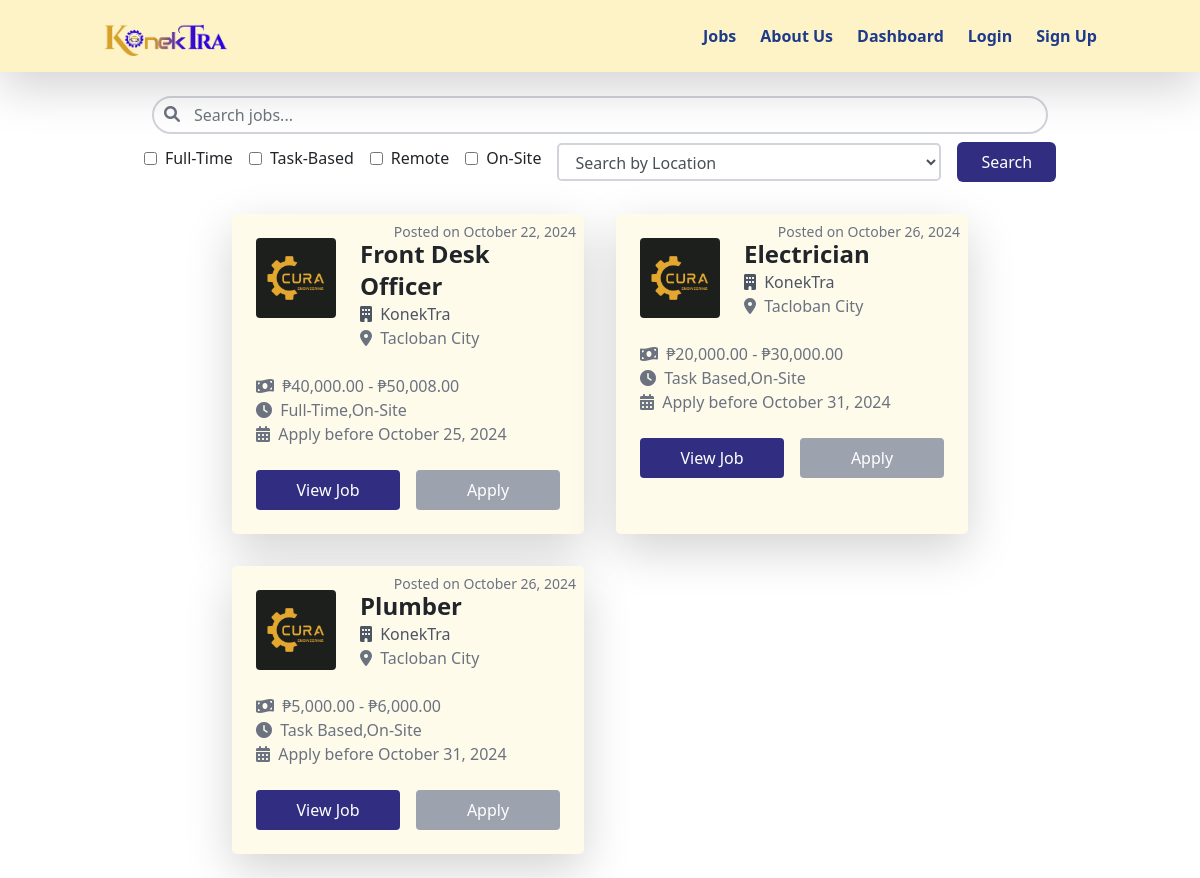
/copy/jobs.php, run on the app's committed database.
### tables this page shows
CREATE TABLE `jobs` (
  `id_jobs` int(11) NOT NULL,
  `id_employer` int(11) NOT NULL,
  `job_title` varchar(255) NOT NULL,
  `location` varchar(255) NOT NULL,
  `description` text NOT NULL,
  `min_salary` decimal(10,2) DEFAULT NULL,
  `max_salary` decimal(10,2) DEFAULT NULL,
  `job_type` set('Task Based','Full-Time','On-Site','Remote') NOT NULL,
  `deadline` date NOT NULL,
  `created_at` timestamp NOT NULL DEFAULT current_timestamp(),
  `status` enum('Open','Closed','Filled') DEFAULT 'Open'
);

CREATE TABLE `employers` (
  `id_employer` int(11) NOT NULL,
  `id_user` int(11) NOT NULL,
  `firstname` varchar(255) NOT NULL,
  `middlename` varchar(255) DEFAULT NULL,
  `lastname` varchar(255) NOT NULL,
  `gender` varchar(10) NOT NULL,
  `dob` date NOT NULL,
  `age` int(11) DEFAULT NULL,
  `street` varchar(255) NOT NULL,
  `id_city` int(11) DEFAULT NULL,
  `id_province` int(11) DEFAULT NULL,
  `contactno` varchar(15) NOT NULL,
  `email` varchar(255) NOT NULL,
  `company_name` varchar(255) DEFAULT NULL,
  `registration_no` varchar(255) DEFAULT NULL,
  `aboutme` text DEFAULT NULL
);

CREATE TABLE `cities` (
  `id_city` int(11) NOT NULL,
  `city_name` varchar(255) NOT NULL,
  `id_province` int(11) NOT NULL
);

### copy/jobs.php (the view, shortened to what this page needs)
<?php
require_once("db.php");
$logged_in = false;
$applicant_query = "SELECT id_applicant FROM applicants WHERE id_user = ?";
$stmt = $conn->prepare($applicant_query);
$stmt->bind_param("i", $user_id);
$stmt->execute();
$stmt->bind_result($id_applicant);
$jobs_query = "
    SELECT jobs.*, employers.company_name, cities.city_name
    FROM jobs
    JOIN employers ON jobs.id_employer = employers.id_employer
    LEFT JOIN cities ON employers.id_city = cities.id_city
";
$jobs_result = $conn->query($jobs_query);
?>
<!DOCTYPE html>
<html lang="en">
<head>
  <link rel="stylesheet" href="css/style.css">
  <link href="https://maxcdn.bootstrapcdn.com/bootstrap/4.5.2/css/bootstrap.min.css" rel="stylesheet">
  <link href="https://cdn.jsdelivr.net/npm/tailwindcss@2.2.19/dist/tailwind.min.css" rel="stylesheet">
  <link rel="stylesheet" href="https://cdn.jsdelivr.net/npm/@yaireo/tagify/dist/tagify.css">
  <link rel="stylesheet" href="https://cdnjs.cloudflare.com/ajax/libs/font-awesome/6.0.0/css/all.min.css">
</head>
<body>
<header class="bg-yellow-100 font-sans leading-normal tracking-normal shadow-lg py-3 px-3 sticky top-0 z-50">
  <nav class="container mx-auto flex justify-between items-center">
    <a href="index.php" class="text-white font-bold text-xl">
      <img src="img/logo.png" alt="KonekTra" class="h-10 inline-block">
    </a>
    <div class="hidden md:flex space-x-6 text-blue-900 items-center">
      <a href="jobs.php" class="font-bold">Jobs</a>
      <a href="about.php" class="font-bold">About Us</a>
      <?php if (!$logged_in) { ?>
        <a href="dashboard.php" class="font-bold">Dashboard</a>
        <a href="login.php" class="font-bold">Login</a>
        <a href="sign-up.php" class="font-bold">Sign Up</a>
      <?php } ?>
    </div>
  </nav>
</header>
<div class="container mx-auto px-5 py-4">
  <div class="mb-8">
    <div class="flex justify-center mb-2">
      <div class="relative w-full max-w-4xl">
        <input type="text" class="form-control w-full pl-10 pr-4 py-2 border-2 border-gray-300 rounded-full focus:outline-none focus:border-indigo-500" placeholder="Search jobs...">
        <span class="absolute left-3 top-1.5 text-gray-500">
          <i class="fa fa-search"></i>
        </span>
      </div>
    </div>
    <div class="flex justify-center items-center space-x-4">
      <div class="flex space-x-4">
        <label class="inline-flex items-center"><input type="checkbox" name="full-time" class="mr-2"> Full-Time</label>
        <label class="inline-flex items-center"><input type="checkbox" name="task-based" class="mr-2"> Task-Based</label>
        <label class="inline-flex items-center"><input type="checkbox" name="remote" class="mr-2"> Remote</label>
        <label class="inline-flex items-center"><input type="checkbox" name="on-site" class="mr-2"> On-Site</label>
      </div>
      <div class="w-full max-w-sm">
        <select class="form-control w-full border-2 border-gray-300 rounded-lg">
          <option value="all">Search by Location</option>
        </select>
      </div>
      <div>
        <button class="bg-indigo-900 text-white py-2 px-6 rounded-md hover:bg-blue-700">Search</button>
      </div>
    </div>
  </div>
  <section class="grid grid-cols-1 md:grid-cols-2 px-5 mx-5 gap-8">
    <?php if ($jobs_result->num_rows > 0) {
        while($job = $jobs_result->fetch_assoc()) { ?>
        <?php
$application_status = null;
$application_query = "SELECT status FROM applications WHERE id_applicant = ? AND id_jobs = ?";
$stmt = $conn->prepare($application_query);
$stmt->bind_param("ii", $id_applicant, $job['id_jobs']);
$stmt->execute();
$stmt->bind_result($application_status);
        ?>
        <div class="bg-yellow-50 rounded-lg shadow-lg p-6 relative">
          <div class="flex">
            <img src="img/company.png" alt="Company Logo" class="w-20 h-20 rounded mr-4">
            <div>
              <h4 class="text-2xl font-bold"><?= htmlspecialchars($job['job_title']); ?></h4>
              <p class="text-gray-600">
                <i class="fas fa-building mr-1"></i> <?= htmlspecialchars($job['company_name']); ?>
              </p>
              <p class="text-gray-500">
                <i class="fas fa-map-marker-alt mr-1"></i> <?= htmlspecialchars($job['city_name']); ?>
              </p>
            </div>
          </div>
          <div class="mt-4">
            <p class="text-gray-500">
              <i class="fas fa-money-bill-wave mr-1"></i> ₱<?= number_format($job['min_salary'], 2); ?> - ₱<?= number_format($job['max_salary'], 2); ?>
            </p>
            <p class="text-gray-500">
              <i class="fas fa-clock mr-1"></i> <?= htmlspecialchars($job['job_type']); ?>
            </p>
            <p class="text-gray-500">
              <i class="fas fa-calendar-alt mr-1"></i> Apply before <?= date('F j, Y', strtotime($job['deadline'])); ?>
            </p>
          </div>
          <p class="absolute top-2 right-2 text-gray-500 text-sm">
            Posted on <?= date('F j, Y', strtotime($job['created_at'])); ?>
          </p>
          <div class="mt-6 flex justify-between gap-4">
            <a href="viewjob.php?id=<?= $job['id_jobs']; ?>" class="bg-indigo-900 text-white py-2 flex-1 text-center rounded hover:no-underline hover:bg-blue-800">View Job</a>
            <?php if ($logged_in && $row['user_type'] === 'applicant') { ?>
    <?php if ($application_status === null) { ?>
        <a href="#"
           class="bg-indigo-900 text-white py-2 flex-1 text-center rounded hover:bg-blue-800 hover:no-underline"
           data-toggle="modal"
           data-target="#applyModal"
           onclick="openApplyModal(<?= $job['id_jobs']; ?>, <?= $id_applicant; ?>)">
           Apply
        </a>
    <?php } elseif ($application_status === 'Pending') { ?>
        <button class="bg-gray-400 text-white py-2 flex-1 text-center rounded cursor-not-allowed" disabled>Pending</button>
    <?php } elseif ($application_status === 'Hired') { ?>
        <button class="bg-green-500 text-white py-2 flex-1 text-center rounded cursor-not-allowed" disabled>Hired</button>
    <?php } elseif ($application_status === 'Rejected') { ?>
        <button class="bg-red-500 text-white py-2 flex-1 text-center rounded cursor-not-allowed" disabled>Rejected</button>
    <?php } ?>
<?php } else { ?>
    <button class="bg-gray-400 text-white py-2 flex-1 text-center rounded cursor-not-allowed" disabled>Apply</button>
<?php } ?>
          </div>
        </div>
    <?php }
    } else { ?>
        <p class="text-center text-gray-500">No jobs found.</p>
    <?php } ?>
  </section>
</div>
</body>
</html>

### data on the page
jobs: job_title "Front Desk Officer", id_employer.company_name "KonekTra", cities.city_name "Tacloban City", min_salary "40,000.00", max_salary "50,008.00", job_type "Full-Time,On-Site", deadline "October 25, 2024", created_at "October 22, 2024"
jobs: job_title "Electrician", id_employer.company_name "KonekTra", cities.city_name "Tacloban City", min_salary "20,000.00", max_salary "30,000.00", job_type "Task Based,On-Site", deadline "October 31, 2024", created_at "October 26, 2024"
jobs: job_title "Plumber", id_employer.company_name "KonekTra", cities.city_name "Tacloban City", min_salary "5,000.00", max_salary "6,000.00", job_type "Task Based,On-Site", deadline "October 31, 2024", created_at "October 26, 2024"
